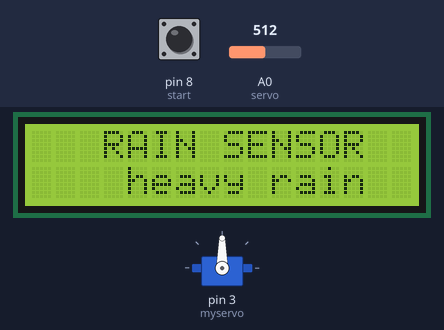
Bench run of a sketch on a simulated Arduino Uno, built with avr-gcc and run on an emulated ATmega328P. On the bench: 16×2 character LCD, servo. The test bench sets the inputs (shaded band); at power-on: A0 (servo) = 512, pin 8 (start) HIGH. What the sketch prints to the serial monitor is not drawn.

Above: at 1.2 s.
1.3 s: A0 (servo) set to 900
3.7 s: pin 8 (start) pulled LOW for 3.2 s
At 4.18 s:
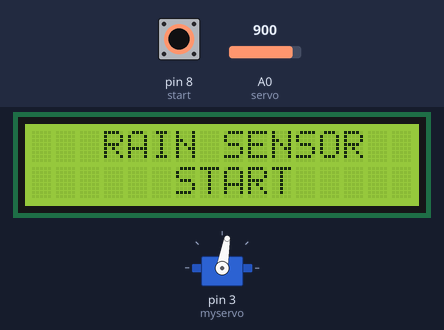
8.4 s: A0 (servo) set to 884
At 8.75 s:
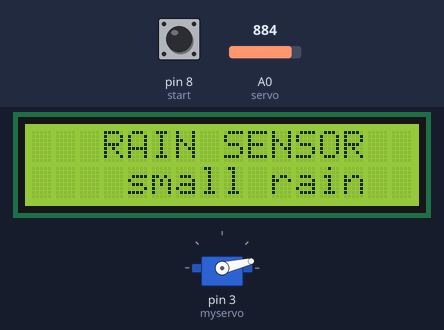
11.0 s: A0 (servo) set to 910
13.5 s: A0 (servo) set to 590
At 15.95 s:
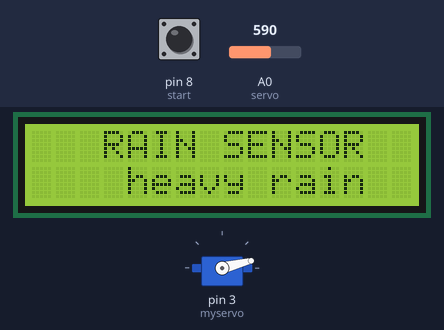
18.8 s: A0 (servo) set to 1023
At 21.0 s:
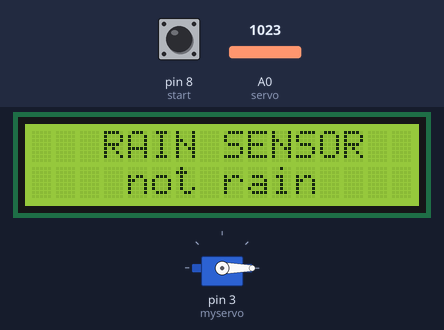
Timing chart, 0 to 22.4 s (numbered marks = the images above; inputs shaded):
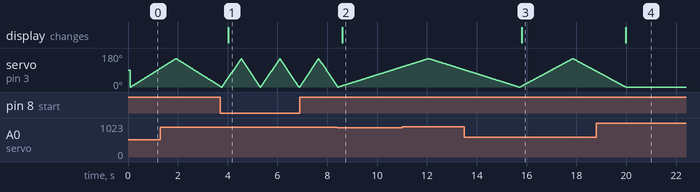

Measured:
- the behaviour switches between 900 and 899 on A0 (servo) (found by bisection; images 1 and 2)
- after the input at 3.7 s, the display: changes after 0.33 s (image 1)
- after the input at 8.4 s, the display: changes after 0.20 s (image 2)
- after the input at 13.5 s, the display: changes after 2.3 s (image 3)
- after the input at 18.8 s, servo on pin 3 (myservo): goes on until 20.0 s, then stays 0°; the display: changes after 1.2 s (image 4)

The sketch:

rain_ss.ino
```cpp
//#VTM https://www.youtube.com/c/VTMVlogVoThongMinh
#include <Wire.h>
#include <LiquidCrystal_I2C.h>  //https://drive.google.com/file/d/1lpJyuODmZXfi7wwBM2B79BqBIBmBfanS/view?usp=sharing
#define start 8
#define rain 7
#include <Servo.h>
int timer = 5; // tốc độ servo
int gocquay = 150; // góc quay
int pos = 0;
int aa = 0;
int a = 0;
Servo myservo;
LiquidCrystal_I2C lcd(0x27, 16, 2);
//............................................................
void setup() {
  Serial.begin(9600);
  lcd.init();
  lcd.backlight();
  myservo.attach(3);
  pinMode(start, INPUT_PULLUP);
  pinMode(rain, INPUT);
  Serial.println("Da khoi dong xong");
  lcd.setCursor(0, 0);
  lcd.print("   RAIN SENSOR");
  myservo.write(pos);
}
//............................................................
void loop()
{
  a = analogRead(A0);
  aa = map(a, 150, 900, 0, 30);
  Serial.println(a);
  lcd.setCursor(4, 1);
  lcd.print("not rain   ");
  if ((digitalRead(start) == 0) || ( a < 900))
  {
    lcd.setCursor(4, 1);
    if (digitalRead(start) == 0)
      lcd.print("  START   ");
    else if(a > 600)
      lcd.print("small rain");
    else
      lcd.print("heavy rain");
    servo();
  }
}
//............................................................
void servo()
{
  a = analogRead(A0);
  aa = map(a, 150, 900, 0, 25);
  for (pos = 0; pos <= gocquay; pos += 1) {
    myservo.write(pos);
    if (a < 900)
    {
      delay(aa);
    }
    else
    {
      delay(timer);
    }
  }
  for (pos = gocquay; pos >= 0; pos -= 1) {
    myservo.write(pos);
    if (a < 900)
    {
      delay(aa);
    }
    else
    {
      delay(timer);
    }
  }
}
```
